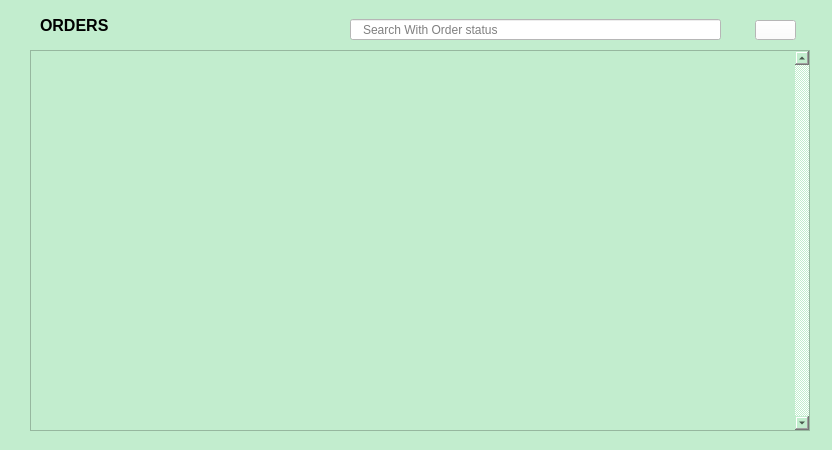
<?xml version="1.0" encoding="UTF-8"?>
<ui version="4.0">
 <class>Form</class>
 <widget class="QWidget" name="Form">
  <property name="geometry">
   <rect>
    <x>0</x>
    <y>0</y>
    <width>832</width>
    <height>450</height>
   </rect>
  </property>
  <property name="sizePolicy">
   <sizepolicy hsizetype="Preferred" vsizetype="Preferred">
    <horstretch>0</horstretch>
    <verstretch>0</verstretch>
   </sizepolicy>
  </property>
  <property name="minimumSize">
   <size>
    <width>800</width>
    <height>450</height>
   </size>
  </property>
  <property name="windowTitle">
   <string>Form</string>
  </property>
  <property name="styleSheet">
   <string notr="true">background-color: rgb(194, 237, 206);</string>
  </property>
  <widget class="QScrollArea" name="scrollArea">
   <property name="geometry">
    <rect>
     <x>30</x>
     <y>50</y>
     <width>780</width>
     <height>381</height>
    </rect>
   </property>
   <property name="verticalScrollBarPolicy">
    <enum>Qt::ScrollBarAlwaysOn</enum>
   </property>
   <property name="widgetResizable">
    <bool>true</bool>
   </property>
   <widget class="QWidget" name="scrollAreaWidgetContents">
    <property name="geometry">
     <rect>
      <x>0</x>
      <y>0</y>
      <width>765</width>
      <height>379</height>
     </rect>
    </property>
   </widget>
  </widget>
  <widget class="QLabel" name="order_label">
   <property name="geometry">
    <rect>
     <x>40</x>
     <y>10</y>
     <width>101</width>
     <height>31</height>
    </rect>
   </property>
   <property name="font">
    <font>
     <pointsize>12</pointsize>
     <weight>75</weight>
     <bold>true</bold>
    </font>
   </property>
   <property name="text">
    <string>ORDERS</string>
   </property>
  </widget>
  <widget class="QPushButton" name="reload_btn">
   <property name="geometry">
    <rect>
     <x>755</x>
     <y>20</y>
     <width>41</width>
     <height>20</height>
    </rect>
   </property>
   <property name="styleSheet">
    <string notr="true">#reload_btn{
background-color:white
}</string>
   </property>
   <property name="text">
    <string/>
   </property>
   <property name="icon">
    <iconset>
     <normaloff>reload_icon.png</normaloff>reload_icon.png</iconset>
   </property>
  </widget>
  <widget class="QLineEdit" name="search_order_line_edit">
   <property name="geometry">
    <rect>
     <x>350</x>
     <y>19</y>
     <width>371</width>
     <height>21</height>
    </rect>
   </property>
   <property name="styleSheet">
    <string notr="true">#search_order_line_edit{
background-color:white;
padding-left:10px;
}</string>
   </property>
   <property name="placeholderText">
    <string>Search With Order status</string>
   </property>
  </widget>
 </widget>
 <resources/>
 <connections/>
</ui>
